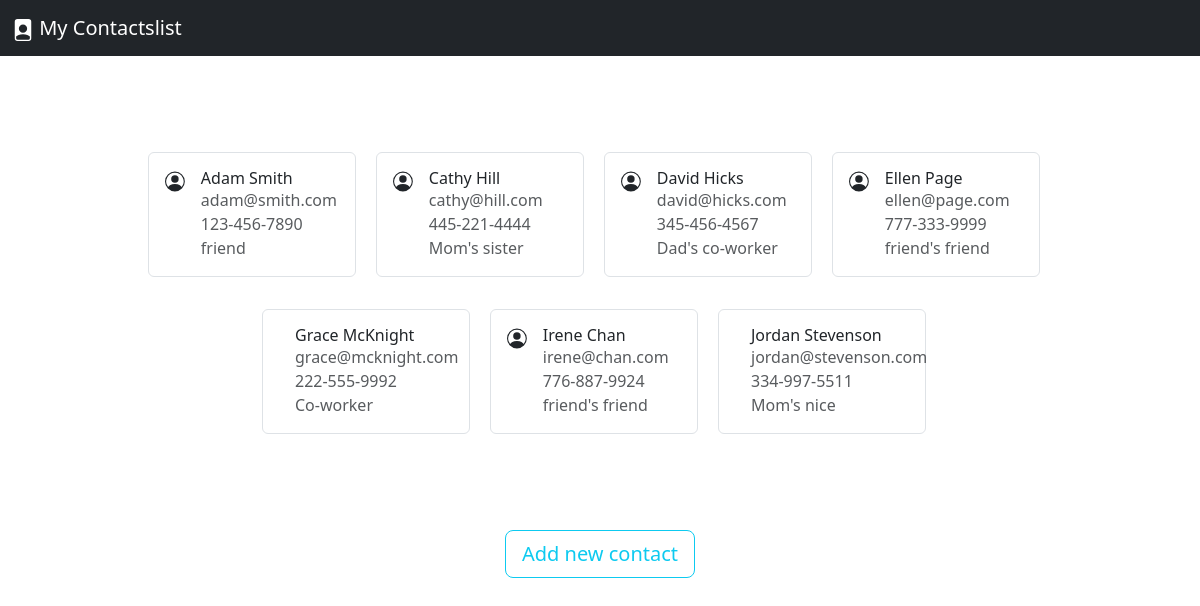
Before: / with the older database file.
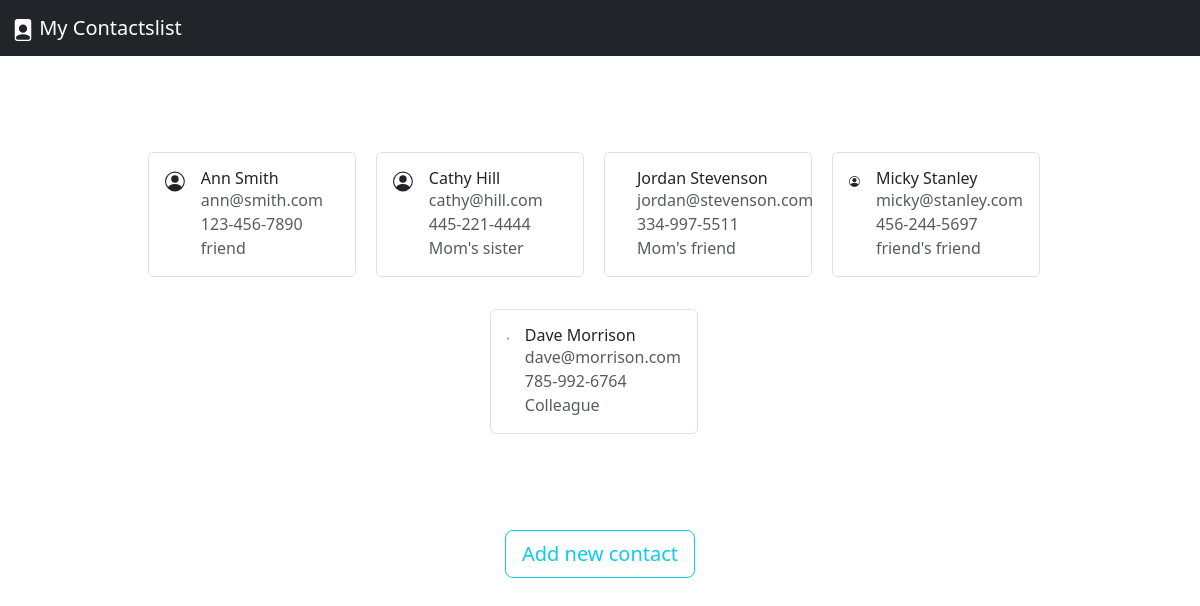
After: the same page with the newer database file.
### contacts/models.py (models this page shows)
class Contact(models.Model):
    first_name = models.CharField(max_length=50)
    last_name = models.CharField(max_length=50)
    email = models.EmailField(max_length=100)
    phone = models.CharField(validators=[validate_format], max_length=20)
    comment = models.CharField(max_length=100)
    def __str__(self):
        return(f"{self.first_name} {self.last_name}")

### contacts/views.py (the view)
# urls.py: path('', views.listcontacts, name='listcontacts'),
def listcontacts(request):
    contacts = Contact.objects.all()
    return render(request, 'contacts/listcontacts.html', {'contacts': contacts})

### contacts/templates/contacts/listcontacts.html (shortened to what this page needs)
<!doctype html>
<html lang="en" data-bs-theme="auto">
  {% load static %}
  <head>
    <link rel="stylesheet" href="https://cdn.jsdelivr.net/npm/@docsearch/css@3">
    <link rel="stylesheet" href="{% static 'css/bootstrap.min.css' %}">
  </head>
  <body>
    {% include 'contacts/navbar.html' %}
<main>
<div class="container px-4 py-5" id="featured-3">
  <div class="d-flex flex-column flex-md-row p-2 gap-2 py-md-5 align-items-center justify-content-center row g-4 py-5 row-cols-1 row-cols-lg-5">
    {% for contact in contacts %}
    <div class="list-group">
      <a href="{% url 'updatecontacts' contact.id%}" class="list-group-item list-group-item-action d-flex gap-3 py-3" aria-current="true">
        <svg xmlns="{% static 'person-circle.svg' %}" width="25" height="25" fill="currentColor" class="bi bi-person-circle" viewBox="0 0 16 16">
            <path d="M11 6a3 3 0 1 1-6 0 3 3 0 0 1 6 0"/>
            <path fill-rule="evenodd" d="M0 8a8 8 0 1 1 16 0A8 8 0 0 1 0 8m8-7a7 7 0 0 0-5.468 11.37C3.242 11.226 4.805 10 8 10s4.757 1.225 5.468 2.37A7 7 0 0 0 8 1"/>
        </svg>
        <div class="d-flex gap-2 w-100 justify-content-between">
          <div>
            <h6 class="mb-0">{{contact}}</h6>
            <p class="mb-0 opacity-75">{{contact.email}}</p>
            <p class="mb-0 opacity-75">{{contact.phone}}</p>
            <p class="mb-0 opacity-75">{{contact.comment}}</p>
          </div>
        </div>
      </a>
    </div>
    {% endfor %}
  </div>
</div>
<center><a class="btn btn-outline-info btn-lg" href="{% url 'addcontacts' %}" role="button">Add new contact</a></center>
</main>
    </body>
</html>

### contacts/templates/contacts/navbar.html (shortened to what this page needs)
{% load static %}
<nav class="navbar navbar-expand-lg navbar-dark bg-dark">
    <div class="container-fluid">
      <a class="navbar-brand" href="{% url 'listcontacts' %}">
      &nbsp;My Contactslist</a>
    </div>
</nav>

Changed rows visible on the page:
removed Contact: first_name+last_name "David Hicks", email "david@hicks.com", phone "345-456-4567", comment "Dad's co-worker"
removed Contact: first_name+last_name "Ellen Page", email "ellen@page.com", phone "777-333-9999", comment "friend's friend"
removed Contact: first_name+last_name "Grace McKnight", email "grace@mcknight.com", phone "222-555-9992", comment "Co-worker"
removed Contact: first_name+last_name "Irene Chan", email "irene@chan.com", phone "776-887-9924", comment "friend's friend"
changed Contact "friend": first_name+last_name "Adam Smith" → "Ann Smith"; email "adam@smith.com" → "ann@smith.com"
changed Contact "Jordan Stevenson": comment "Mom's nice" → "Mom's friend"
added Contact: first_name+last_name "Micky Stanley", email "micky@stanley.com", phone "456-244-5697", comment "friend's friend"
added Contact: first_name+last_name "Dave Morrison", email "dave@morrison.com", phone "785-992-6764", comment "Colleague"
